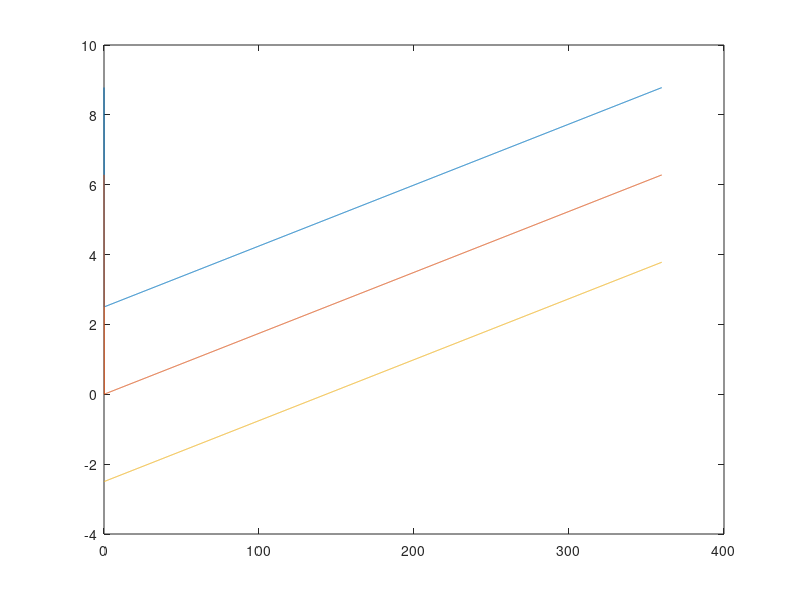

MATLAB code for this plot:

%cos(alpha +/- 2π/3)=
% cos(alpha)cos(2π/3) −/+ sin(alpha)sin(2π/3) =
%-0.5cos(alpha) −/+ 0.5sqrt(3)sin(alpha)

%we receive:
% a = p*cos(alpha), b=p*cos(alpha+2π/3), c=p*cos(alpha-2π/3)  =>
% b+c = -p*cos(alpha) and b-c = sqrt(3)*p*sin(alpha) =>
% alpha = atan2((b-c)/sqrt(3),b+c)


alpha = (0:0.001*pi:1.999*pi);
sa = size(alpha);
sa = sa(2)
a=zeros(3,sa);
for k=0:2
%    a(k+1,:) = sign(cos(alpha+k*2*pi/3).*cos(alpha+(k+1)*2*pi/3))
end
%plot(alpha*180/pi,2.5+a(1,:).*a(2,:))
%hold all
%plot(alpha*180/pi,a(2,:).*a(3,:))
%plot(alpha*180/pi,-2.5+a(1,:).*a(3,:))

p=zeros(3,sa);
for k=0:2
    p(k+1,:) = cos(alpha+k*2*pi/3);
    %plot(alpha*180/pi,2.5*(1-k)+p(k+1,:))
end

for k=0:2
    b = p(1+mod(k+1,3),:);
    c = p(1+mod(k-1,3),:);
    sinalpha = (c-b) ./ sqrt(3.0);
    cosalpha = -1.0 .* (b+c);
    alpha_estimated = mod(atan2(sinalpha,cosalpha)-k*2*pi/3,2*pi);
    plot(alpha*180/pi,2.5*(1-k)+alpha_estimated)
    hold all
end
